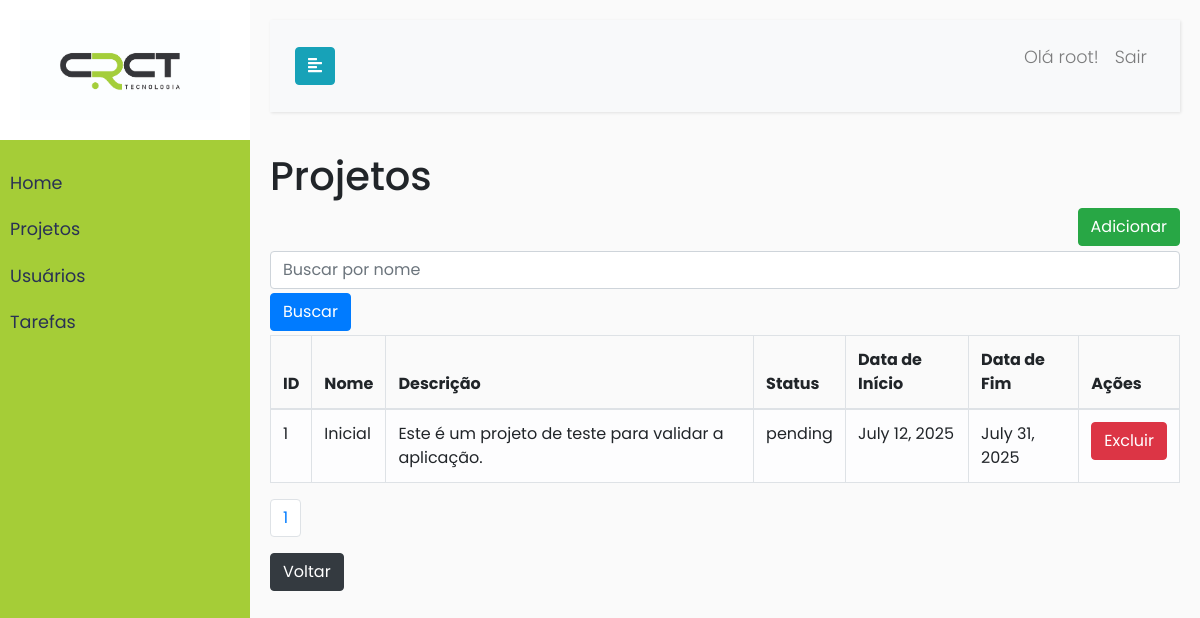
Page /projects/ (signed in) on the committed database.
### projects/models.py (models this page shows, shortened)
class Project(models.Model):
    STATUS_CHOICES = [
        ('pending', 'Pendente'),
        ('in_progress', 'Em Progresso'),
        ('completed', 'Concluído')
    ]
    name = models.CharField(max_length=100)
    description = models.TextField(blank=True, null=True)
    start_date = models.DateField()
    end_date = models.DateField(blank=True, null=True)
    status = models.CharField(max_length=20, choices=STATUS_CHOICES, default='pending')
    created_at = models.DateTimeField(auto_now_add=True)
    updated_at = models.DateTimeField(auto_now=True)
    def get_absolute_url(self):
        return reverse('projects:update_project', kwargs={'id': self.id})
    def get_delete_url(self):
        return reverse('projects:delete_project', kwargs={'id': self.id})
    class Meta:
        verbose_name = "Project"
        verbose_name_plural = "Projects"
        ordering = ['start_date']

### projects/views.py (the view)
# urls.py: path('', ListProjectsView.as_view(), name='list_projects'),
class ListProjectsView(ListView):
    model = Project
    template_name = 'projects/list_projects.html'
    context_object_name = 'projects'
    paginate_by = 10
    def get_queryset(self):
        return Project.objects.all()

### projects/templates/projects/list_projects.html (shortened to what this page needs)
{% extends "model.html"%}
{% block content %}
    <h1>Projetos</h1>
    <a href="{% url 'projects:create_project' %}">
      <button type="button" class="btn btn-success" style="float: right; margin-bottom: 5px;">Adicionar</button>
    </a>
    <form>
      <div class="form-group mb-1">
        <input class="form-control" type="text" name="name" placeholder="Buscar por nome">
      </div>
      <button type="submit" class="btn btn-primary">Buscar</button>
    </form>
    <table class="table table-bordered mt-1">
        <thead>
          <tr>
            <th>ID</th>
            <th>Nome</th>
            <th>Descrição</th>
            <th>Status</th>
            <th>Data de Início</th>
            <th>Data de Fim</th>
            <th>Ações</th>
          </tr>
        </thead>
        <tbody>
            {% for project in projects %}
              {% if forloop.counter0|divisibleby:2 %}
                <tr class="table-light">
              {% else %}
                <tr class="table-secondary">
              {% endif %}
                <td>{{ project.id }}</td>
                <td><a href="{{ project.get_absolute_url }}">{{ project.name }}</a></td>
                <td>{{ project.description }}</td>
                <td>{{ project.status }}</td>
                <td>{{ project.start_date }}</td>
                <td>{{ project.end_date }}</td>
                <form method="post" action="{{ project.get_delete_url }}">
                  <td>
                      <button type="submit" class="btn btn-danger" onclick="return confirm('Tem certeza que deseja excluir este projeto?');">
                          Excluir
                      </button>
                  </td>
              </form>
              </tr>
            {% endfor %}
        </tbody>
    </table>
      <ul class="pagination">
          {% for object in page_obj.paginator.page_range %}
            <li class="page-item"><a class="page-link" href="?page={{ forloop.counter }}">{{ forloop.counter }}</a></li>
          {% endfor %}
      </ul>
{% endblock %}

### core/templates/model.html (shortened to what this page needs)
{% load static %}
<!DOCTYPE html>
<html>
<head>
    <link rel="stylesheet" href="https://stackpath.bootstrapcdn.com/bootstrap/4.5.0/css/bootstrap.min.css">
    <link rel="stylesheet" href="https://stackpath.bootstrapcdn.com/bootstrap/4.1.0/css/bootstrap.min.css">
    <link rel="stylesheet" href="style.css">
    <link rel="stylesheet" href="{% static 'css/style.css' %}" >
</head>
<body>
    <div class="wrapper">
        <nav id="sidebar">
            <div class="sidebar-header">
                <a class="navbar-branch" href="{% url 'index' %}">
                    <img src="{% static 'media/logo.jpg' %}" alt="logo" width="200" height="100">
                  </a>
            </div>
            <ul class="list-unstyled components">
                <li>
                    <a href="{% url 'index' %}" >Home</a>
                </li>
                <li>
                    <a href="{% url 'projects:list_projects' %}">Projetos</a>
                </li>
                <li>
                    <a href="{% url 'projects:list_members' %}">Usuários</a>
                </li>
                <li>
                    <a href="{% url 'projects:list_tasks' %}">Tarefas</a>
                </li>
            </ul>
        </nav>
        <div id="content">
            <nav class="navbar navbar-expand-lg navbar-light bg-light">
                <div class="container-fluid">
                    <button type="button" id="sidebarCollapse" class="btn btn-info">
                        <i class="fas fa-align-left"></i>
                    </button>
                    <div class="collapse navbar-collapse" id="navbarSupportedContent">
                        <ul class="nav navbar-nav ml-auto">
                            <li class="nav-item">
                                <p class="nav-link">Olá {{ user.first_name }}!</p>
                            </li>
                            <li class="nav-item">
                                <p class="nav-link"><a href="{% url 'logout' %}">Sair</a></p>
                            </li>
                        </ul>
                    </div>
                </div>
            </nav>
            {% if user.is_authenticated %}
            <div>
                {% block content %} {% endblock %}
            </div>
                <input type='button' class="btn btn-dark" style="float: left; margin-bottom: 5px;" value='Voltar' onclick='history.go(-1)' />
            {% else %}
                <p> Você não está logado! </p>
                <p><span class="sair"><a href="{% url 'login' %}">Logar</a></span></p>
            {% endif %}
       </div>
</body>
</html>

### core/static/css/style.css (style rules this page uses)
body { font-family: 'Poppins', sans-serif; background: #fafafa; }
p { font-family: 'Poppins', sans-serif; font-size: 1.1em; font-weight: 300; line-height: 1.7em; color: #999; }
a, a:hover, a:focus { color: inherit; text-decoration: none; transition: all 0.3s; }
.navbar { padding: 15px 10px; background: #fff; border: none; border-radius: 0; margin-bottom: 40px; box-shadow: 1px 1px 3px rgba(0, 0, 0, 0.1); }
.wrapper { display: flex; width: 100%; align-items: stretch; }
#sidebar { min-width: 250px; max-width: 250px; background: #a5cd37; color: #293154; transition: all 0.3s; }
#sidebar .sidebar-header { padding: 20px; background: #FFFF; }
#sidebar ul.components { padding: 20px 0; border-bottom: 1px solid #a5cd37; }
#sidebar ul li a { padding: 10px; font-size: 1.1em; display: block; }
#content { width: 100%; padding: 20px; min-height: 100vh; transition: all 0.3s; }

### rows in the picture
Project: id "1", name "Inicial", description "Este é um projeto de teste para validar a aplicação.", status "pending", start_date "July 12, 2025", end_date "July 31, 2025"

### other values in the picture
{{ user.first_name }} "root"
